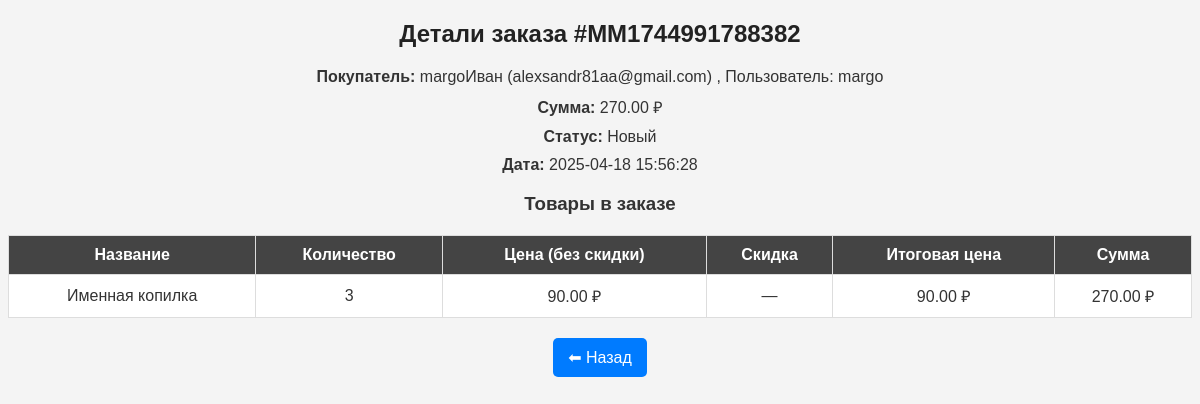
Screenshot of /admin/order_details.php?id=41 (signed in) with the database file from the repository.
### tables this page shows
CREATE TABLE `orders` (
  `id` int(11) NOT NULL AUTO_INCREMENT,
  `order_number` varchar(50) NOT NULL,
  `phone` varchar(20) NOT NULL,
  `email` varchar(100) NOT NULL,
  `address` text NOT NULL,
  `total_price` decimal(10,2) NOT NULL,
  `created_at` timestamp NOT NULL DEFAULT current_timestamp(),
  `user_id` int(11) DEFAULT NULL,
  `status` varchar(50) NOT NULL DEFAULT 'Новый',
  `delivery_name` varchar(255) NOT NULL,
  `delivery` varchar(100) NOT NULL,
  `payment` varchar(100) NOT NULL,
  `discount` decimal(10,2) NOT NULL DEFAULT 0.00,
  `total_discount` decimal(10,2) NOT NULL DEFAULT 0.00,
  PRIMARY KEY (`id`),
  KEY `user_id` (`user_id`),
  CONSTRAINT `orders_ibfk_1` FOREIGN KEY (`user_id`) REFERENCES `users` (`id`)
);

CREATE TABLE `users` (
  `id` int(11) NOT NULL AUTO_INCREMENT,
  `name` varchar(255) NOT NULL,
  `email` varchar(100) NOT NULL,
  `password` varchar(255) NOT NULL,
  `created_at` timestamp NOT NULL DEFAULT current_timestamp(),
  `reset_token` varchar(64) DEFAULT NULL,
  `reset_token_created_at` timestamp NULL DEFAULT NULL,
  `status` enum('active','blocked') DEFAULT 'active',
  PRIMARY KEY (`id`),
  UNIQUE KEY `email` (`email`)
);

### admin/order_details.php (the view, shortened to what this page needs)
<?php
require_once '../database/db.php';
$order_id = intval($_GET['id'] ?? 0);
$stmt = $conn->prepare("
    SELECT orders.*, users.name AS user_name, users.email
    FROM orders
    LEFT JOIN users ON orders.user_id = users.id
    WHERE orders.id = ?
");
$stmt->execute([$order_id]);
$order = $stmt->fetch(PDO::FETCH_ASSOC);
$stmt = $conn->prepare("
    SELECT oi.quantity, oi.price AS final_price, p.name, p.price AS original_price, p.category_id,
           COALESCE(
               (SELECT MAX(d.discount_value) FROM discounts d
                WHERE d.product_id = p.id
                  AND (d.start_date IS NULL OR d.start_date <= ?)
                  AND (d.end_date IS NULL OR d.end_date >= ?)),
               (SELECT MAX(d.discount_value) FROM discounts d
                WHERE d.category_id = p.category_id
                  AND (d.start_date IS NULL OR d.start_date <= ?)
                  AND (d.end_date IS NULL OR d.end_date >= ?))
           ) AS discount_value,
           (SELECT d.discount_type FROM discounts d
            WHERE (d.product_id = p.id OR d.category_id = p.category_id)
              AND (d.start_date IS NULL OR d.start_date <= ?)
              AND (d.end_date IS NULL OR d.end_date >= ?)
            ORDER BY d.discount_value DESC LIMIT 1) AS discount_type
    FROM order_items oi
    JOIN products p ON oi.product_id = p.id
    WHERE oi.order_id = ?
");
$stmt->execute([$order['created_at'], $order['created_at'], $order['created_at'], $order['created_at'], $order['created_at'], $order['created_at'], $order_id]);
$items = $stmt->fetchAll(PDO::FETCH_ASSOC);
?>
<!DOCTYPE html>
<html lang="ru">
<head>
    <link rel="stylesheet" href="/mysterymakers/admin/admin.css">
</head>
<body>
    <h2>Детали заказа #<?= htmlspecialchars($order['order_number']); ?></h2>
    <p><strong>Покупатель:</strong>
        <?= htmlspecialchars($order['delivery_name'] ?: ($order['user_name'] ?: 'Гость')); ?>
        <?php if ($order['user_id']): ?>
            (<?= htmlspecialchars($order['email']); ?>)
            <?php if ($order['delivery_name'] !== $order['user_name']): ?>
                , Пользователь: <?= htmlspecialchars($order['user_name']); ?>
            <?php endif; ?>
        <?php endif; ?>
    </p>
    <p><strong>Сумма:</strong> <?= number_format($order['total_price'], 2, '.', ''); ?> ₽</p>
    <p><strong>Статус:</strong> <?= htmlspecialchars($order['status']); ?></p>
    <p><strong>Дата:</strong> <?= $order['created_at']; ?></p>
    <h3>Товары в заказе</h3>
    <?php if (!empty($items)): ?>
        <table class="table">
            <tr>
                <th>Название</th>
                <th>Количество</th>
                <th>Цена (без скидки)</th>
                <th>Скидка</th>
                <th>Итоговая цена</th>
                <th>Сумма</th>
            </tr>
            <?php foreach ($items as $item): ?>
                <?php
                $original_price = $item['original_price'];
                $final_price = $item['final_price'];
                $discount_value = $item['discount_value'] ?? 0;
                $subtotal = $final_price * $item['quantity'];
                ?>
                <tr>
                    <td><?= htmlspecialchars($item['name']); ?></td>
                    <td><?= htmlspecialchars($item['quantity']); ?></td>
                    <td><?= number_format($original_price, 2, '.', ''); ?> ₽</td>
                    <td>
                        <?php if ($discount_value): ?>
                            <?= $item['discount_type'] == 'fixed' ? number_format($discount_value, 2, '.', '') . ' ₽' : $discount_value . '%'; ?>
                        <?php else: ?>
                            —
                        <?php endif; ?>
                    </td>
                    <td><?= number_format($final_price, 2, '.', ''); ?> ₽</td>
                    <td><?= number_format($subtotal, 2, '.', ''); ?> ₽</td>
                </tr>
            <?php endforeach; ?>
        </table>
    <?php else: ?>
        <p>❌ В этом заказе нет товаров.</p>
    <?php endif; ?>
    <a href="orders.php" class="back-button">⬅ Назад</a>
</body>
</html>

### admin/admin.css (style rules this page uses)
body { font-family: Arial, sans-serif; background-color: #f4f4f4; color: #333; text-align: center; }
h2 { color: #222; }
p { font-size: 16px; margin: 10px 0; }
.table { width: 100%; border-collapse: collapse; margin-top: 20px; }
.table th, .table td { border: 1px solid #ddd; padding: 10px; text-align: center; }
.table th { background-color: #444; color: white; }
.table td { background-color: #fff; }
.back-button { display: inline-block; margin-top: 20px; padding: 10px 15px; background: #007bff; color: white; text-decoration: none; border-radius: 5px; }

### rows the page displays
orders: order_number "MM1744991788382", delivery_name "margoИван", user.email "alexsandr81aa@gmail.com", user.name "margo", total_price "270.00", status "Новый", created_at "2025-04-18 15:56:28"

### other values shown
$item['name'] "Именная копилка"
$item['quantity'] "3"
$original_price "90.00"
$final_price "90.00"
$subtotal "270.00"
